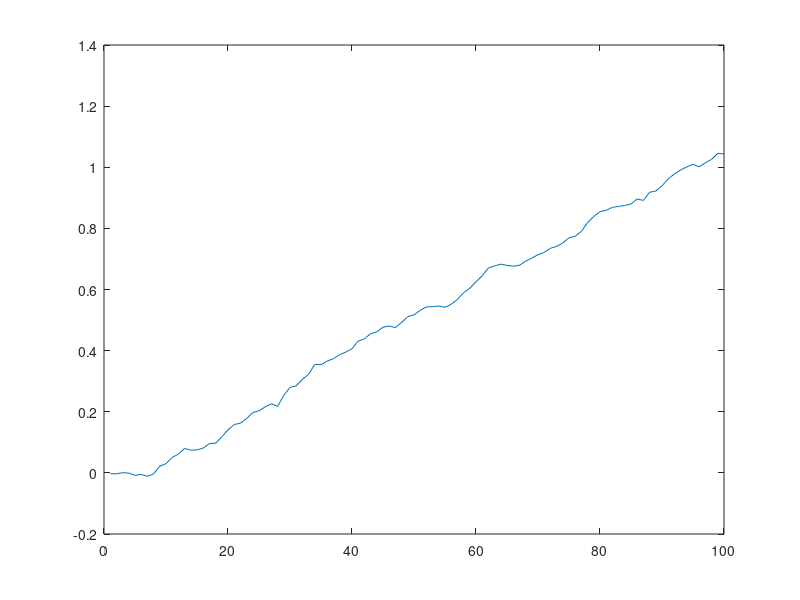

This chart was generated by the following MATLAB code:
clear
epsilon=.005;
total_Nth_turn = zeros(1,100);  %vector which will store the average
                                %winnings each of the 100 coin flips
                                %in each experiment
                                
for loop=1:10000                %repeat experiment 10000 times
    m = 0; 
    runningtotal = zeros(1,100);            %vector to store M, the amount of money in your pocket at each of 100 coin flips
    for flips = 1:100                       %flip a coin 100 time
            outcome = rand;                 
            if outcome < 0.5 + epsilon     
                 m = m +1 ;                 %you win
            else 
                 m = m- 1;                  %you lose
            end
            runningtotal(flips) = m;
    end
    total_Nth_turn = total_Nth_turn + runningtotal;   %compare what happened on this turn with all the other experiments
end 
total_Nth_turn=total_Nth_turn/10000;  
plot(total_Nth_turn)                        %plot what M is on the Nth turn (averaged over 10000 experiments)